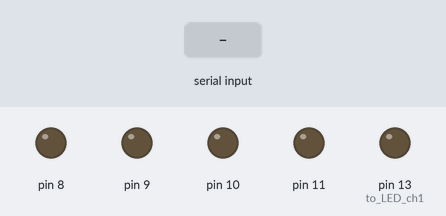
A sketch run on a simulated Arduino Uno, built with avr-gcc and run on an emulated ATmega328P. Parts: output pins drawn as LEDs (lit = HIGH). The test bench sets the inputs (shaded band). Pins used as bus, display or sensor lines are not drawn.

Above: at 1.2 s.
1.3 s: "I" received over Serial
At 1.7 s:
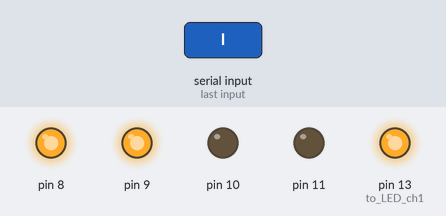
2.8 s: "O" received over Serial
At 4.0 s:
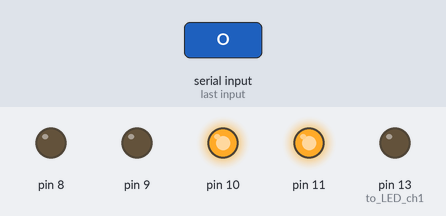
Timing chart, 0 to 5.8 s (numbered marks = the images above; inputs shaded):
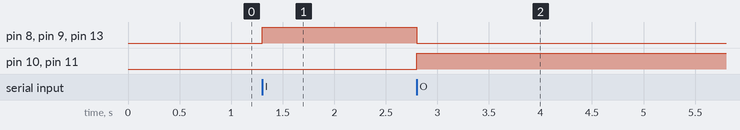

Measured:
- after the input at 1.3 s, pin 8, pin 9, pin 13 (to_LED_ch1): LOW → HIGH at once
- after the input at 2.8 s, pin 8, pin 9, pin 13 (to_LED_ch1): HIGH → LOW at once; pin 10, pin 11: LOW → HIGH at once

The sketch:

vibro_Arduino.ino
```cpp
// Date: January 2022

// Protocol for vibration detection
// Speaker always on
// Piezo always on with amplitude V (such that m_bias is between 0 and 2.405), say V = 5.0

// step1: Program sends a char 'I' (in phase) to the Arduino
// step2: Arduino receives 'I' and sets pins 8,9 to HIGH; resets pins 10,11 to LOW; triggers camera
// step3: One in-phase frame taken, bscan computed
// step4: Program sends a char 'O' (in phase) to the Arduino
// step5: Arduino receives 'O' and resets pins 8,9 to LOW; sets pins 10,11 to HIGH; triggers camera
// step6: One out-of-phase frame taken, bscan computed
// step7: Steps 1 through 6 repeated N times-- N in-phase bscans averaged to X1 and
//                                              N out-of-phase bscans averaged to X2
// step8: compute vibration amplitude
// step9: go back to step1

void setup() {
    // put your setup code here, to run once:
    Serial.begin(9600);
    while (!Serial)
    {
      ; // wait for serial port to connect. Needed for native USB port only
    }
    pinMode(8, OUTPUT);
    pinMode(9, OUTPUT);
    pinMode(10, OUTPUT);
    pinMode(11, OUTPUT);
    pinMode(7, OUTPUT);   // for camera trigger
    pinMode(13, OUTPUT); // to LED ch1=='I' --> HIGH, ch=='O' --> LOW

}// end of setup function

// Global variables
char ch1;
float t1, t2;

void loop() {
  // put your main code here, to run repeatedly:
  t1 = millis();

  while(Serial.available() <= 0)
  {
    // time out of 3 seconds
    t2 = millis();
    if(t2-t1 > 50) // 10000 milliseconds (timeout)
    {
      // level trigger
      PORTD = PORTD | B10000000; // set the pin7 D7  (camera trigger)
      delayMicroseconds(200);
      PORTD = PORTD & B01111111;
      t1 = t2;
     }
  }

  ch1 = Serial.read();

  if (ch1 == 'I') // I - in phase with speaker (non-inverting op amp)
  {
    // PORT B = B0 - pin8, B1 - pin9, B2 - pin 10, ..., B4 - pin12
    PORTB = B00000011; // pins 8,9 set to 1 (switches S3&S4 ON), pins 10,11 reset to 0 (S1&S2 OFF)
    PORTD = PORTD | B10000000; // set the pin7 D7  (camera trigger)
    delayMicroseconds(200);
    PORTD = PORTD & B01111111;
    digitalWrite(13, HIGH);
  }

  if (ch1 == 'O')  // O - out of phase with speaker (inverting op amp)
  {
    // PORT B = B0 - pin8, B1 - pin9, B2 - pin 10, ..., B4 - pin12
    PORTB = B00001100; // pins 8,9 reset to 0 (switches S3&S4 OFF) , pins 10,11 set to 1 (S1&S2 ON)
    PORTD = PORTD | B10000000; // set the pin7 D7  (camera trigger)
    delayMicroseconds(200);
    PORTD = PORTD & B01111111;
    digitalWrite(13, LOW);
  }

}
```
